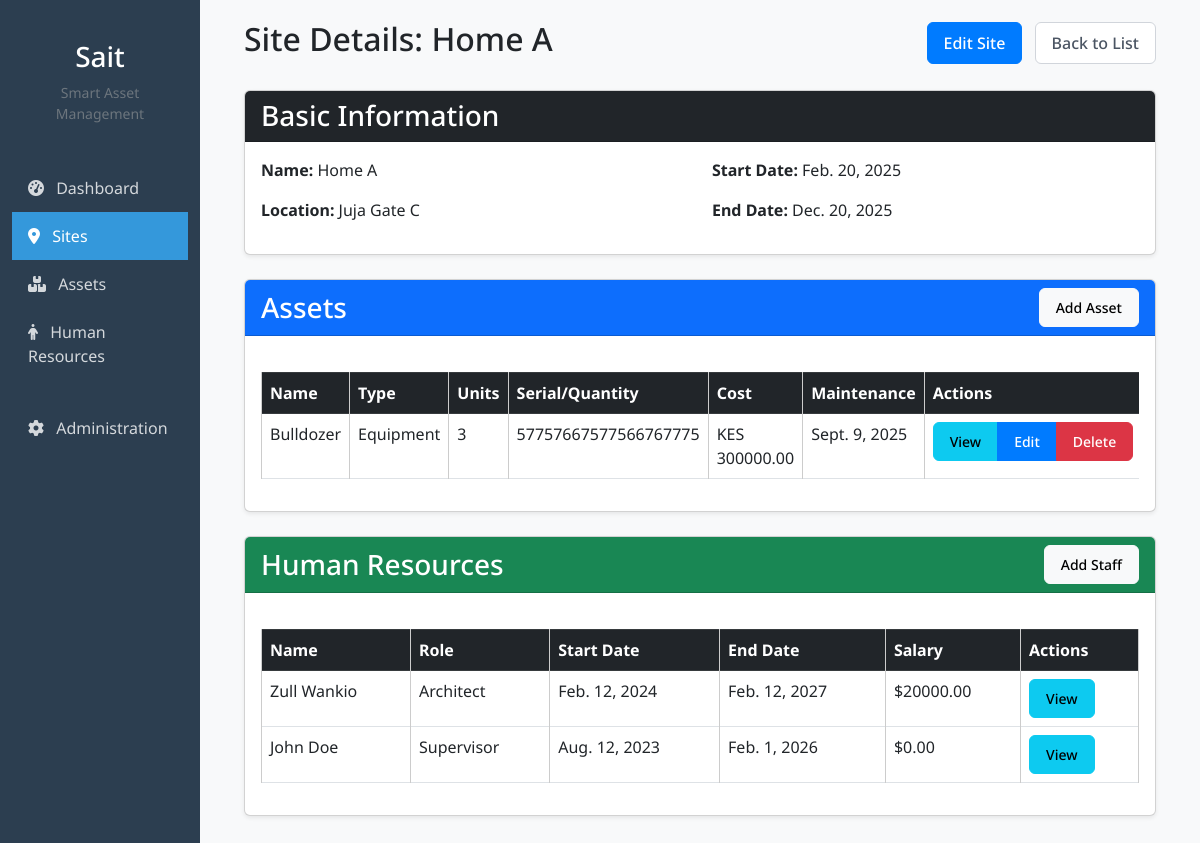
Page /sites/4/ (signed in) on the earlier database version.
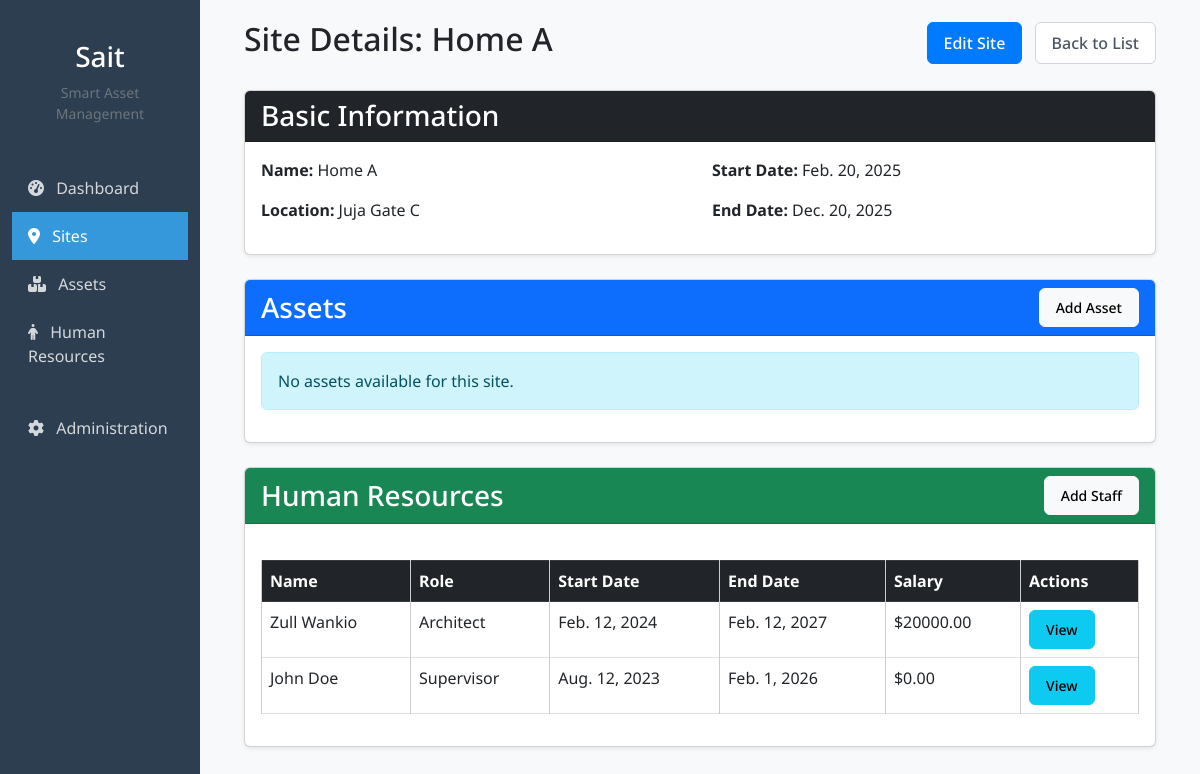
Same page on the later database version.
### foreman/models.py (models this page shows, shortened)
class Asset(models.Model):
    asset_types = [
        ('equipment', 'Equipment'),
        ('material', 'Material'),
    ]
    site = models.ForeignKey(Site, on_delete=models.CASCADE, related_name='assets')
    name = models.CharField(max_length=100)
    type = models.CharField(max_length=100, choices=asset_types, default='equipment')
    units = models.CharField(max_length=100)
    serial_number = models.CharField(max_length=50, blank=True, null=True)  # equipment
    quantity_in_stock = models.IntegerField(default=0)  # material
    cost_per_unit = models.DecimalField(max_digits=10, decimal_places=2)
    maintenance_date = models.DateField(blank=True, null=True)
    assignment_date = models.DateField()
    discription = models.TextField(blank=True)
    owner = models.ForeignKey(User, on_delete=models.CASCADE, related_name='assets',null=True, blank=True)

class Human_resource(models.Model):
    site = models.ForeignKey(Site, on_delete=models.CASCADE, related_name='human_resources')
    name = models.CharField(max_length=100)
    role = models.CharField(max_length=100)
    start_date = models.DateField()
    end_date = models.DateField()
    salary = models.DecimalField(max_digits=10, decimal_places=2)
    owner = models.ForeignKey(User, on_delete=models.CASCADE, related_name='human_resources',null=True, blank=True)

### foreman/views.py (the view)
# urls.py: path('sites/<int:pk>/', views.site_detail, name='site_detail'),
@login_required
def site_detail(request, pk):
    site = get_object_or_404(Site, pk=pk)
    assets = Asset.objects.filter(site=site)
    human_resources = Human_resource.objects.filter(site=site)
    context = {
        'site': site,
        'assets': assets,
        'human_resources': human_resources
    }
    return render(request, 'site_detail.html', context)

### foreman/templates/site_detail.html (shortened to what the changed rows need)
{% extends '_base.html' %}
{% block content %}
<div class="mb-4 d-flex justify-content-between align-items-center">
    <h2>Site Details: {{ site.name }}</h2>
</div>
<div class="card mb-4">
    <div class="card-body">
        {% if assets %}
        <div class="table-responsive">
            <table class="table table-bordered table-hover">
                <thead class="table-dark">
                    <tr>
                        <th>Name</th>
                        <th>Type</th>
                        <th>Units</th>
                        <th>Serial/Quantity</th>
                        <th>Cost</th>
                        <th>Maintenance</th>
                        <th>Actions</th>
                    </tr>
                </thead>
                <tbody>
                    {% for asset in assets %}
                    <tr>
                        <td>{{ asset.name }}</td>
                        <td>{{ asset.get_type_display }}</td>
                        <td>{{ asset.units }}</td>
                        <td>
                            {% if asset.type == 'equipment' %}
                                {{ asset.serial_number }}
                            {% else %}
                                {{ asset.quantity_in_stock }} units
                            {% endif %}
                        </td>
                        <td>KES {{ asset.cost_per_unit }}</td>
                        <td>{{ asset.maintenance_date }}</td>
                        <td>
                            <div class="btn-group btn-group-sm">
                                <a href="#" class="btn btn-info">View</a>
                                <a href="#" class="btn btn-primary">Edit</a>
                                <a href="#" class="btn btn-danger">Delete</a>
                            </div>
                        </td>
                    </tr>
                    {% endfor %}
                </tbody>
            </table>
        </div>
        {% else %}
        <div class="alert alert-info">
            No assets available for this site.
        </div>
        {% endif %}
    </div>
</div>
<div class="card">
    <div class="card-body">
        {% if human_resources %}
        <div class="table-responsive">
            <table class="table table-bordered table-hover">
                <thead class="table-dark">
                    <tr>
                        <th>Name</th>
                        <th>Role</th>
                        <th>Start Date</th>
                        <th>End Date</th>
                        <th>Salary</th>
                        <th>Actions</th>
                    </tr>
                </thead>
                <tbody>
                    {% for hr in human_resources %}
                    <tr>
                        <td>{{ hr.name }}</td>
                        <td>{{ hr.role }}</td>
                        <td>{{ hr.start_date }}</td>
                        <td>{{ hr.end_date }}</td>
                        <td>${{ hr.salary }}</td>
                        <td>
                            <div class="btn-group btn-group-sm">
                                <a href="{% url "human_resource_list" %}" class="btn btn-info">View</a>
                            </div>
                        </td>
                    </tr>
                    {% endfor %}
                </tbody>
            </table>
        </div>
        {% else %}
        <div class="alert alert-info">
            No human resources available for this site.
        </div>
        {% endif %}
    </div>
</div>
{% endblock %}

Differences in the rows shown:
removed Asset: name "Bulldozer", type "Equipment", units "3", serial_number "57757667577566767775", cost_per_unit "300000.00", maintenance_date "Sept. 9, 2025"
Other differences:
text no longer shown: "Name Type Units Serial/Quantity Cost Maintenance Actions"
text now shown: "No assets available for this site."
